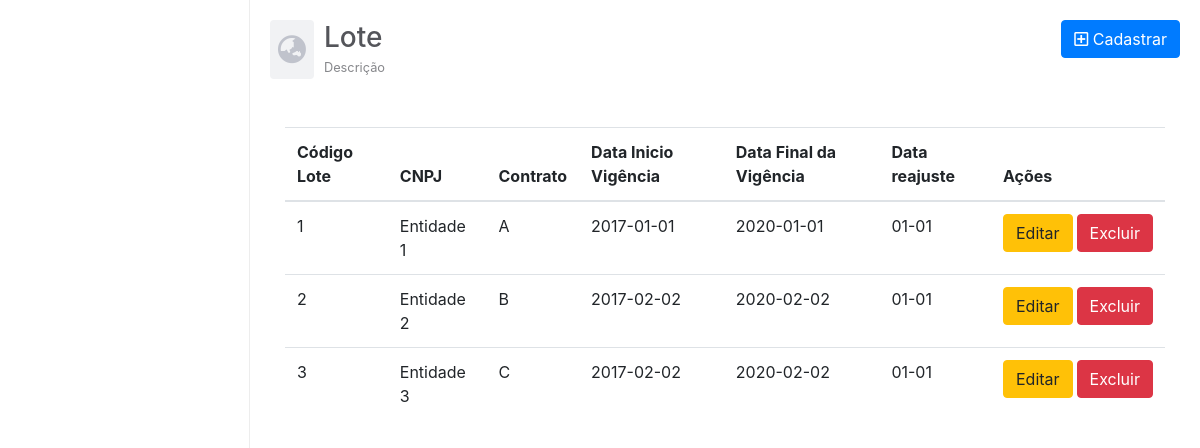
Before: /View/Lote.php with the older database file.
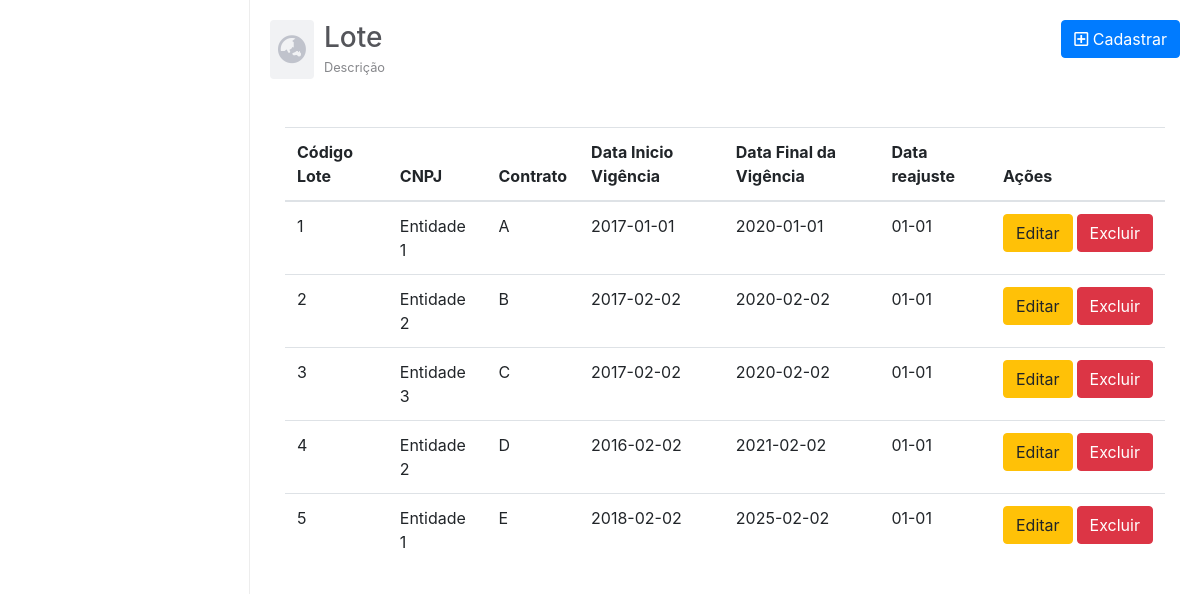
After: the same page with the newer database file.
### tables this page shows
CREATE TABLE IF NOT EXISTS `lote` (
  `cod_lote` int(11) NOT NULL,
  `cnpj` varchar(14) NOT NULL,
  `contrato` varchar(10) DEFAULT NULL,
  `dt_inicio_vig` date DEFAULT NULL,
  `dt_final_vig` date DEFAULT NULL,
  `dt_reajuste` date DEFAULT NULL,
  PRIMARY KEY (`cod_lote`),
  KEY `fk_lote_entidade1_idx` (`cnpj`)
);

CREATE TABLE IF NOT EXISTS `entidade` (
  `cnpj` char(14) NOT NULL,
  `nome` varchar(50) DEFAULT NULL,
  `endereco` varchar(100) DEFAULT NULL,
  `numero` varchar(10) DEFAULT NULL,
  `bairro` varchar(100) DEFAULT NULL,
  `cep` varchar(8) DEFAULT NULL,
  `nome_municipio` varchar(50) DEFAULT NULL,
  `uf` varchar(2) DEFAULT NULL,
  `observacao` varchar(1000) DEFAULT NULL,
  PRIMARY KEY (`cnpj`)
);

### Model/DAO/ClassLoteDAO.php (called while the page is built, shortened)
<?php
class ClassLoteDAO {
    public function listarLote(){
        try {
            $pdo = Conexao::getInstance();
            $sql = "SELECT lote.cod_lote, entidade.nome, lote.contrato, lote.dt_inicio_vig, lote.dt_final_vig, lote.dt_reajuste
            FROM lote INNER JOIN entidade ON lote.cnpj = entidade.cnpj
            ORDER BY lote.cod_lote ASC";
            $stmt = $pdo->prepare($sql);
            $stmt->execute();
            return $stmt->fetchAll();
        } catch (PDOException $ex) {
            return $ex->getMessage();
        }
    }
}

### Controller/ControleListarLote.php (called while the page is built)
<?php
require_once '../Model/DAO/ClassLoteDAO.php';
$listar = new ClassLoteDAO();
$dados = $listar->listarLote();
if($dados) {
    $array_dados = $dados;
} else {
    $array_dados = [];
}

### view/Lote.php (the view, shortened to what this page needs)
<?php
  include_once("_cabecalho.php");
  require_once("../Controller/ControleListarLote.php");
  ?>
  <main id="main">
      <div class="row mb-5">
        <div id="mainHeader" class="col-md-6 d-flex align-items-center">
          <span id="mainHeaderIcon">
          <i class="fas fa-globe-asia"></i>
          </span>
          <span>
            <h3 class="mb-0">Lote</h3>
            <small>Descrição</small>
          </span>
        </div>
        <div class="col-md-6 text-right">
          <button type="button" class="btn btn-primary" data-toggle="modal" data-target=".cadastrar-lote-modal-lg">
            <i class="far fa-plus-square"></i>
            Cadastrar
          </button>
        </div>
      </div>
      <div class="container">
        <div class="row">
          <div class="col-12">
            <div class="table-responsive">
              <table class="table">
                <thead>
                  <tr>
                    <th scope="col">Código Lote</th>
                    <th scope="col">CNPJ</th>
                    <th scope="col">Contrato</th>
                    <th scope="col">Data Inicio Vigência</th>
                    <th scope="col">Data Final da Vigência</th>
                    <th scope="col">Data reajuste</th>
                    <th scope="col">Ações</th>
                  </tr>
                </thead>
                <tbody>
                <?php
                  foreach ($array_dados as $key => $value) {
                      ?>
                      <tr>
                        <td><?php echo $value['cod_lote'] ?></td>
                        <td><?php echo $value['nome'] ?></td>
                        <td><?php echo $value['contrato'] ?></td>
                        <td><?php echo $value['dt_inicio_vig'] ?></td>
                        <td><?php echo $value['dt_final_vig'] ?></td>
                        <td><?php echo date('d-m', strtotime($value['dt_reajuste']))?> </td>
                        <td>
                          <span class="d-flex">
                          <a href="<?php echo URL ?>View/LoteEditar.php?cod_lote=<?php echo $value['cod_lote'] ?>" class="btn btn-warning mr-1"> Editar
                          </a>
                          <button onclick="apagarDados('<?php echo URL ?>Controller/ControleApagarLote.php?cod_lote=<?php echo $value['cod_lote'] ?>')" class="btn btn-danger">Excluir</button>
                          </span>
                        </td>
                      </tr>
                      <?php
                  }
                ?>
                </tbody>
              </table>
            </div>
          </div>
        </div>
      </div>
  </main>
<?php
    include_once('_rodape.php');
?>

Changed rows visible on the page:
added lote: cod_lote "4", cnpj.nome "Entidade 2", contrato "D", dt_inicio_vig "2016-02-02", dt_final_vig "2021-02-02", dt_reajuste "01-01"
added lote: cod_lote "5", cnpj.nome "Entidade 1", contrato "E", dt_inicio_vig "2018-02-02", dt_final_vig "2025-02-02", dt_reajuste "01-01"
